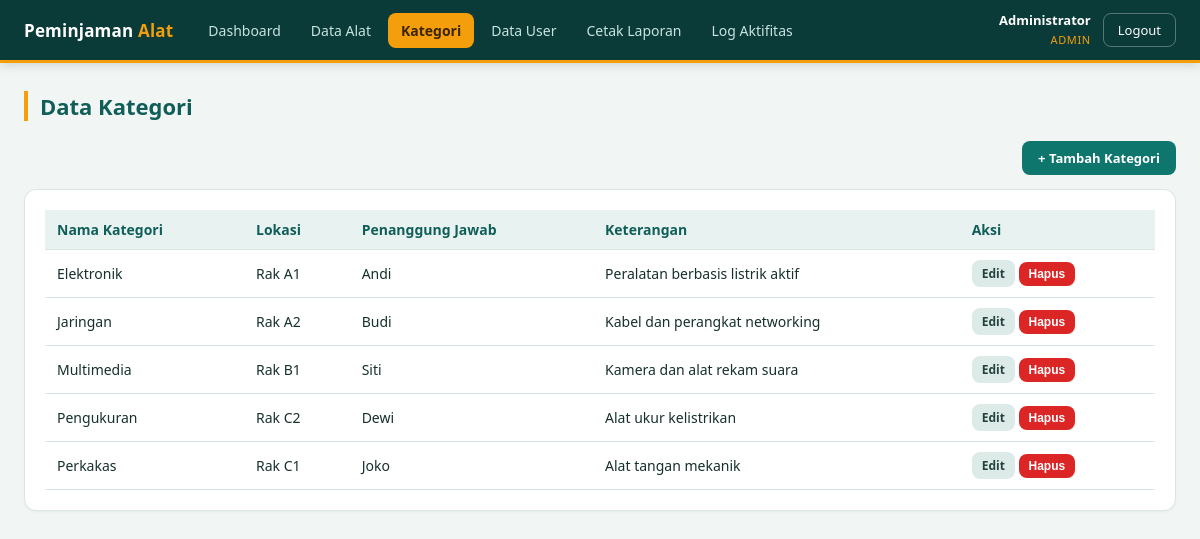
Page /kategori/index.php (signed in) on the committed database.
### tables this page shows
CREATE TABLE `tb_kategori` (
  `id_kategori` int(11) NOT NULL AUTO_INCREMENT,
  `nama_kategori` varchar(50) NOT NULL,
  `lokasi_penyimpanan` varchar(50) NOT NULL,
  `penanggung_jawab` varchar(50) NOT NULL,
  `keterangan` text NOT NULL,
  PRIMARY KEY (`id_kategori`)
);

### config/fungsi.php (called while the page is built, shortened)
<?php
function e(?string $val): string
{
    return htmlspecialchars($val ?? '', ENT_QUOTES, 'UTF-8');
}

### kategori/index.php (the view, shortened to what this page needs)
<?php
require_once __DIR__ . '/../config/koneksi.php';
require_once __DIR__ . '/../config/fungsi.php';
$list = $pdo->query('SELECT * FROM tb_kategori ORDER BY nama_kategori')->fetchAll();
require __DIR__ . '/../config/partial_header.php';
?>
<div class="toolbar">
  <a href="tambah.php" class="btn btn-primary">+ Tambah Kategori</a>
</div>
<div class="card">
  <table>
    <thead><tr><th>Nama Kategori</th><th>Lokasi</th><th>Penanggung Jawab</th><th>Keterangan</th><th>Aksi</th></tr></thead>
    <tbody>
      <?php foreach ($list as $k): ?>
        <tr>
          <td><?= e($k['nama_kategori']) ?></td>
          <td><?= e($k['lokasi_penyimpanan']) ?></td>
          <td><?= e($k['penanggung_jawab']) ?></td>
          <td><?= e($k['keterangan']) ?></td>
          <td>
            <a href="edit.php?id=<?= (int)$k['id_kategori'] ?>" class="btn btn-muted btn-sm">Edit</a>
            <form class="inline" method="post" action="hapus.php" onsubmit="return confirm('Hapus kategori ini?');">
              <button type="submit" class="btn btn-danger btn-sm">Hapus</button>
            </form>
          </td>
        </tr>
      <?php endforeach; ?>
    </tbody>
  </table>
</div>
<?php require __DIR__ . '/../config/partial_footer.php'; ?>

### assets/style.css (style rules this page uses)
:root { --primary:#0f766e; --primary-dark:#115e59; --primary-soft:#ccfbf1; --accent:#f59e0b; --danger:#dc2626; --success:#16a34a; --bg:#f1f6f5; --card:#ffffff; --border:#dbe6e4; --text:#16302d; --muted:#5f7a76; --nav-bg:#0b3b38; --nav-text:#c7e3df; --radius:12px; }
* { box-sizing:border-box }
body { margin:0;font-family:'Segoe UI',system-ui,Arial,sans-serif;background:var(--bg);color:var(--text) }
a { color:var(--primary);text-decoration:none }
.card { background:var(--card);border:1px solid var(--border);border-radius:var(--radius);padding:20px;margin-bottom:20px; box-shadow:0 1px 3px rgba(15,60,56,.05);overflow-x:auto }
table { width:100%;border-collapse:collapse;font-size:14px }
th,td { padding:10px 12px;border-bottom:1px solid var(--border);text-align:left }
th { background:#e8f3f1;font-weight:600;color:var(--primary-dark) }
.btn { display:inline-block;padding:8px 16px;border-radius:8px;border:none;cursor:pointer;font-size:13px;font-weight:600;transition:filter .15s,background .15s }
.btn-primary { background:var(--primary);color:#fff }
.btn-danger { background:var(--danger);color:#fff }
.btn-muted { background:#dcebe8;color:#25423e }
.btn-sm { padding:5px 10px;font-size:12px }
form.inline { display:inline }
.toolbar { display:flex;justify-content:space-between;align-items:center;margin-bottom:14px;gap:10px;flex-wrap:wrap }

### rows in the picture
tb_kategori: nama_kategori "Elektronik", lokasi_penyimpanan "Rak A1", penanggung_jawab "Andi", keterangan "Peralatan berbasis listrik aktif"
tb_kategori: nama_kategori "Jaringan", lokasi_penyimpanan "Rak A2", penanggung_jawab "Budi", keterangan "Kabel dan perangkat networking"
tb_kategori: nama_kategori "Multimedia", lokasi_penyimpanan "Rak B1", penanggung_jawab "Siti", keterangan "Kamera dan alat rekam suara"
tb_kategori: nama_kategori "Pengukuran", lokasi_penyimpanan "Rak C2", penanggung_jawab "Dewi", keterangan "Alat ukur kelistrikan"
tb_kategori: nama_kategori "Perkakas", lokasi_penyimpanan "Rak C1", penanggung_jawab "Joko", keterangan "Alat tangan mekanik"

### other values in the picture
$m['label'] "Dashboard"
$m['label'] "Data Alat"
$m['label'] "Kategori"
$m['label'] "Data User"
$m['label'] "Cetak Laporan"
$m['label'] "Log Aktifitas"
$_SESSION['nama_lengkap'] "Administrator"
$role "ADMIN"
$pageTitle "Data Kategori"
